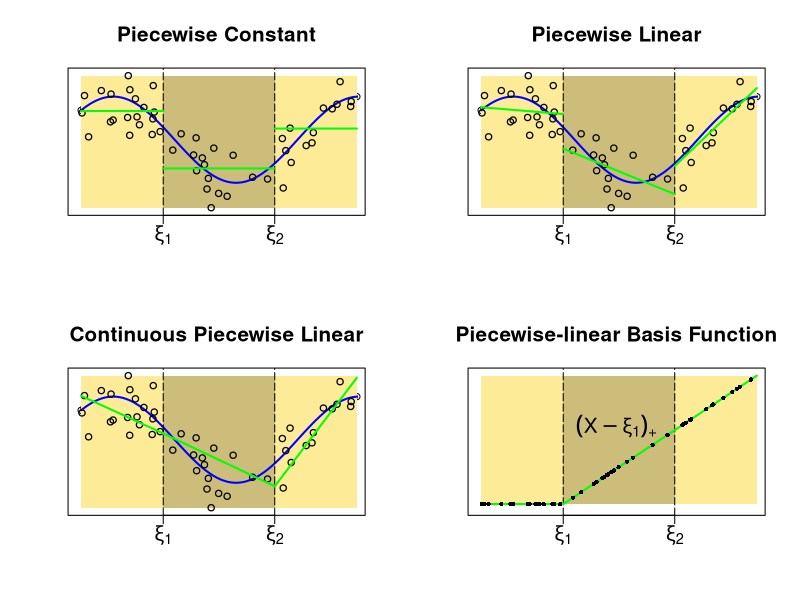

The R source for this figure:
# clear 
if(!is.null(dev.list())) dev.off()
rm(list = ls())
cat("\014")

# seed
set.seed(13)

# data for true curve - let's say sin(3x)/2
x.true <- seq(0.25, 2.6, length.out=100)
y.true <- sin(3*x.true)/2

# knots and noise
xi.1 <- 0.95
xi.2 <- 1.9
s <- 0.2

# generate as many points as the book did for each section
n1 <- 20
n2 <- 16
n3 <- 14

x1 <- runif(n1, min=0.25, max=xi.1) 
y1 <- sin(3*x1)/2 + rnorm(n1, mean=0, sd=s)

x2 <- runif(n2, min=xi.1, max=xi.2) 
y2 <- sin(3*x2)/2 + rnorm(n2, mean=0, sd=s)

x3 <- runif(n3, min=xi.2, max=2.6)
y3 <- sin(3*x3)/2 + rnorm(n3, mean=0, sd=s)

ys <- c(y1, y2, y3)
xs <- c(x1, x2, x3)


# plots the sample points and the true curve for the first three subplots   
plot.base <- function(t) {
  # figure set-up
  plot(x.true, y.true, xaxt='n', xlab='', ylab='', yaxt='n', main=t, 
       cex.main=1.5, ylim=c(min(ys) - 0.025, max(ys) + 0.025),
       xlim=c(min(xs) - 0.025, max(xs) + 0.025))
  
  rect(0.25, min(ys), 2.6, max(ys), col='#FDEB98', border=NA)
  rect(xi.1, min(ys), xi.2, max(ys), col='#CCBD7A', border=NA)
  
  # true curve and sample points 
  lines(x.true, y.true, col='blue', lwd=2) 
  points(xs, ys, lwd=1.25) 
  
  # dashed lines at knots and axis 
  abline(v=xi.1, col='black', lty=5) 
  abline(v=xi.2, col='black', lty=5)
  axis(1, at=c(xi.1, xi.2), labels=c(expression(xi[1]), expression(xi[2])), 
       cex.axis=1.5)
}

# basis functions according to ESL 
piecewise.constant <- function(x) {
  cbind(sapply(x, function(x) ifelse(x < xi.1, 1, 0)), 
        sapply(x, function(x) ifelse(x >= xi.1 & x < xi.2 , 1, 0)),
        sapply(x, function(x) ifelse(x >= xi.2, 1, 0)))
}

piecewise.linear <- function(x) {
  cbind(sapply(x, function(x) ifelse(x < xi.1, 1, 0)), 
        sapply(x, function(x) ifelse(x < xi.1, 1, 0)*x),
        sapply(x, function(x) ifelse(x >= xi.1 & x < xi.2 , 1, 0)),
        sapply(x, function(x) ifelse(x >= xi.1 & x < xi.2 , 1, 0)*x),
        sapply(x, function(x) ifelse(x >= xi.2, 1, 0)),
        sapply(x, function(x) ifelse(x >= xi.2, 1, 0)*x))
}

continuous.piecewise.linear <- function(x) {
  cbind(sapply(x, function(x) 1), 
        sapply(x, function(x) x),
        sapply(x, function(x) pmax(x-xi.1, 0)),
        sapply(x, function(x) pmax(x-xi.2, 0)))
}

spline.model <- function(B) {
  model <- lm(y~.-1, data=data.frame(x=B, y=ys))
  return(model$coefficients)
}


# 2 by 2 figure 
par(mfrow=c(2,2))


# plot (1, 1)
plot.base('Piecewise Constant')

# model 
beta.pc <- spline.model(piecewise.constant(xs))

# lines 
segments(x0=0.25, x1=xi.1, y0=beta.pc[1], y1=beta.pc[1], col='green', lwd=2)
segments(x0=xi.1, x1=xi.2, y0=beta.pc[2], y1=beta.pc[2], col='green', lwd=2)
segments(x0=xi.2, x1=2.6, y0=beta.pc[3], y1=beta.pc[3], col='green', lwd=2)


# plot (1, 2)
plot.base('Piecewise Linear')

# model 
beta.pl <- spline.model(piecewise.linear(xs))

# lines
segments(x0=0.25, x1=xi.1, 
         y0=beta.pl[1] + 0.25*beta.pl[2], 
         y1=beta.pl[1] + xi.1*beta.pl[2], 
         col='green', lwd=2)

segments(x0=xi.1, x1=xi.2, 
         y0=beta.pl[3] + xi.1*beta.pl[4], 
         y1=beta.pl[3] + xi.2*beta.pl[4], 
         col='green', lwd=2)

segments(x0=xi.2, x1=2.6, 
         y0=beta.pl[5] + xi.2*beta.pl[6], 
         y1=beta.pl[5] + 2.6*beta.pl[6], 
         col='green', lwd=2)


# plot (2, 1)
plot.base('Continuous Piecewise Linear')

# model 
beta.cpl <- spline.model(continuous.piecewise.linear(xs))

# lines
f1 <- beta.cpl[1] + beta.cpl[2]*0.25
f2 <- beta.cpl[1] + beta.cpl[2]*xi.1
f3 <- beta.cpl[1] + beta.cpl[2]*xi.2 + beta.cpl[3]*(xi.2 - xi.1)
f4 <- beta.cpl[1] + beta.cpl[2]*2.6 + beta.cpl[3]*(2.6 - xi.1) + 
  beta.cpl[4]*(2.6 - xi.2)

segments(x0=0.25, x1=xi.1, y0=f1, y1=f2, col='green', lwd=2)
segments(x0=xi.1, x1=xi.2, y0=f2, y1=f3, col='green', lwd=2)
segments(x0=xi.2, x1=2.6, y0=f3, y1=f4, col='green', lwd=2)


# plot (2, 2)

# basis function 
ys.b <- pmax(xs - xi.1, 0)

# plot base 
plot(xs, ys.b, xaxt='n', xlab='', ylab='', yaxt='n',
     main='Piecewise-linear Basis Function', col='white', cex.main=1.5, 
     ylim=c(min(ys.b) - 0.075, max(ys.b) + 0.075),
     xlim=c(min(xs) - 0.025, max(xs) + 0.025))
rect(0.25, 0, 2.6,  1.65, col='#FDEB98', border=NA)
rect(xi.1, 0, xi.2,  1.65, col='#CCBD7A', border=NA)
abline(v=xi.1, col='black', lty=5) 
abline(v=xi.2, col='black', lty=5)
text(1.4, 1, labels=expression((X- xi[1])['+']), cex=1.5)
axis(1, at=c(xi.1, xi.2), labels=c(expression(xi[1]), expression(xi[2])), 
     cex.axis=1.5)

# lines and points  
segments(x0=0.25, x1=xi.1, y0=0, y1=0, col='green', lwd=2)
segments(x0=xi.1, x1=2.6, y0=0, y1=pmax(2.6 - xi.1, 0), col='green', lwd=2)
points(xs, ys.b, cex=0.7, pch=16)
